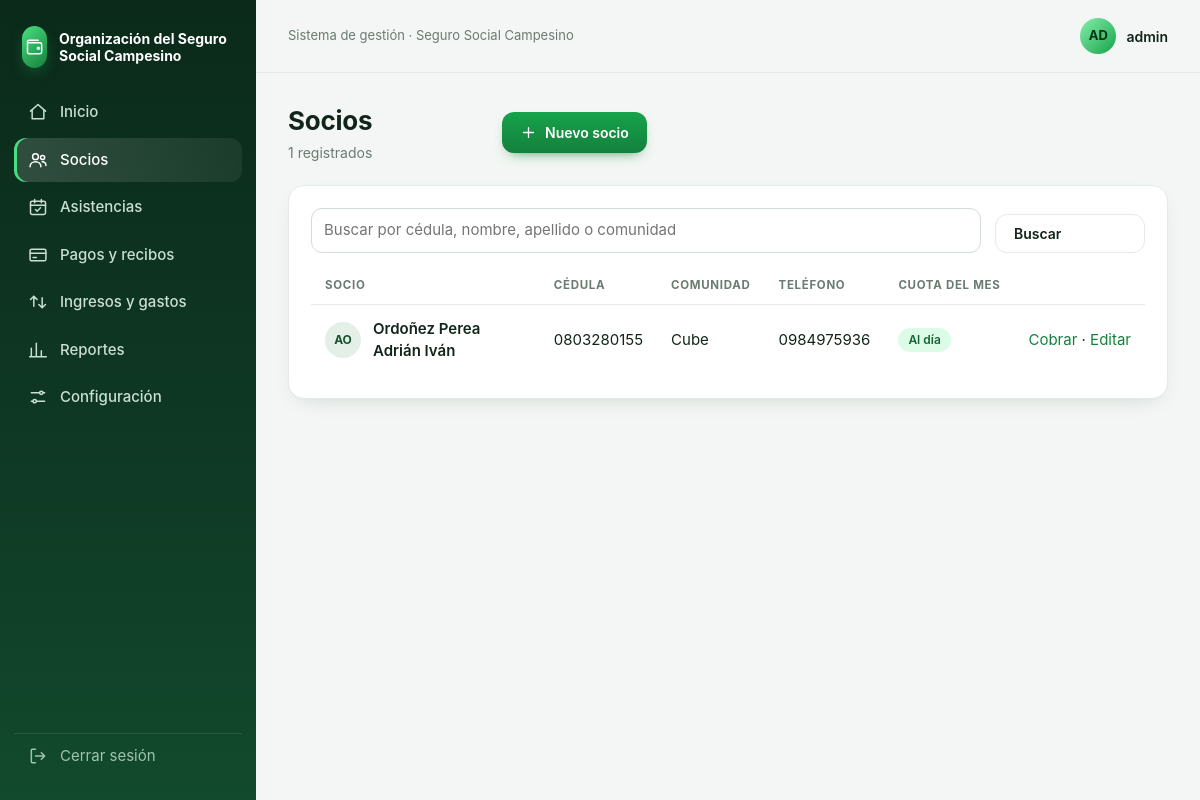
Screenshot of /socios (signed in) with the database file from the repository.
### tables this page shows
CREATE TABLE config (
  clave TEXT PRIMARY KEY,
  valor TEXT NOT NULL
);

CREATE TABLE socios (
  id INTEGER PRIMARY KEY AUTOINCREMENT,
  cedula TEXT UNIQUE NOT NULL,
  nombres TEXT NOT NULL,
  apellidos TEXT NOT NULL,
  telefono TEXT,
  comunidad TEXT,
  fecha_ingreso TEXT,
  estado TEXT NOT NULL DEFAULT 'activo'
);

### app.py (the view)
@app.route("/socios")
@login_required
def socios():
    q = request.args.get("q", "").strip()
    sql = ("SELECT s.*, EXISTS(SELECT 1 FROM pagos p WHERE p.socio_id = s.id AND p.mes = ? "
           "AND p.anulado = 0 AND p.concepto = ?) AS al_dia FROM socios s")
    params = (mes_actual(), CONCEPTO_CUOTA)
    if q:
        sql += " WHERE cedula LIKE ? OR nombres LIKE ? OR apellidos LIKE ? OR comunidad LIKE ?"
        params += (f"%{q}%",) * 4
    sql += " ORDER BY apellidos, nombres"
    return render_template("socios.html", lista=get_db().execute(sql, params).fetchall(), q=q)

### app.py (called while the page is built)
def get_db():
    if "db" not in g:
        g.db = sqlite3.connect(DB_PATH)
        g.db.row_factory = sqlite3.Row
        g.db.execute("PRAGMA foreign_keys = ON")
    return g.db

def cfg(clave):
    r = get_db().execute("SELECT valor FROM config WHERE clave = ?", (clave,)).fetchone()
    return r["valor"] if r else ""

@app.context_processor
def inyectar():
    return {"org": cfg("organizacion")}

def login_required(f):
    @wraps(f)
    def envoltura(*a, **kw):
        if "usuario" not in session:
            return redirect(url_for("login"))
        return f(*a, **kw)
    return envoltura

def mes_actual():
    return date.today().strftime("%Y-%m")

### templates/socios.html (shortened to what this page needs)
{% extends "base.html" %}
{% block content %}
<div class="head">
  <div><h1>Socios</h1><p>{{ lista|length }} registrados</p></div>
  <a class="btn" href="{{ url_for('socio_form') }}"><svg class="ic"><use href="#i-plus"/></svg>Nuevo socio</a>
</div>
<div class="card">
  <form class="row" method="get"><input name="q" value="{{ q }}" placeholder="Buscar por cédula, nombre, apellido o comunidad">
    <button class="btn ghost">Buscar</button></form>
  <div class="wrap"><table class="tbl">
    <thead><tr><th>Socio</th><th>Cédula</th><th>Comunidad</th><th>Teléfono</th><th>Cuota del mes</th><th></th></tr></thead>
    <tbody>
    {% for s in lista %}
    <tr>
      <td><a class="who" href="{{ url_for('socio_detalle', sid=s.id) }}" style="color:inherit"><span class="av">{{ (s.nombres[:1] ~ s.apellidos[:1])|upper }}</span>
        <span><b>{{ s.apellidos }} {{ s.nombres }}</b>{% if s.estado != 'activo' %}<small>Inactivo</small>{% endif %}</span></a></td>
      <td>{{ s.cedula }}</td><td>{{ s.comunidad }}</td><td>{{ s.telefono }}</td>
      <td>{% if s.estado != 'activo' %}<span class="badge gray">—</span>
          {% elif s.al_dia %}<span class="badge ok">Al día</span>{% else %}<span class="badge no">Pendiente</span>{% endif %}</td>
      <td class="r"><a href="{{ url_for('pago_nuevo', socio_id=s.id) }}">Cobrar</a> · <a href="{{ url_for('socio_form', sid=s.id) }}">Editar</a></td>
    </tr>
    {% else %}<tr><td colspan="6" class="vacio">No hay socios registrados.</td></tr>{% endfor %}
    </tbody>
  </table></div>
</div>
{% endblock %}

### templates/base.html (shortened to what this page needs)
<!doctype html>
<html lang="es">
<head>
</head>
<body>
{% if session.usuario %}
{% set ep = request.endpoint %}
{% macro item(eps, url, icon, label) %}<a href="{{ url }}" class="{{ 'act' if request.endpoint in eps }}"><svg class="ic"><use href="#i-{{ icon }}"/></svg>{{ label }}</a>{% endmacro %}
<div class="app">
<aside class="side">
  <div class="brand"><div class="logo"><svg class="ic"><use href="#i-wallet"/></svg></div><span>{{ org }}</span></div>
  <nav>
    {{ item(['inicio'], url_for('inicio'), 'home', 'Inicio') }}
    {{ item(['socios','socio_form','socio_detalle'], url_for('socios'), 'users', 'Socios') }}
    {{ item(['reuniones','reunion'], url_for('reuniones'), 'cal', 'Asistencias') }}
    {{ item(['pagos','pago_nuevo','recibo'], url_for('pagos'), 'card', 'Pagos y recibos') }}
    {{ item(['finanzas'], url_for('finanzas'), 'flow', 'Ingresos y gastos') }}
    {{ item(['reportes'], url_for('reportes'), 'chart', 'Reportes') }}
    {{ item(['configuracion'], url_for('configuracion'), 'set', 'Configuración') }}
  </nav>
  <a class="salir" href="{{ url_for('logout') }}"><svg class="ic"><use href="#i-out"/></svg>Cerrar sesión</a>
</aside>
<div class="main">
  <div class="top">
    <div class="t">Sistema de gestión · Seguro Social Campesino</div>
    <div class="user"><div class="avatar">{{ session.usuario[:2]|upper }}</div>{{ session.usuario }}</div>
  </div>
  <div class="content">
    {% block content %}{% endblock %}
  </div>
</div>
</div>
{% else %}
{% for cat, m in get_flashed_messages(with_categories=true) %}<div class="msg {{ cat }}" style="position:fixed;top:14px;right:14px;z-index:50">{{ m }}</div>{% endfor %}
{% block login %}{% endblock %}
{% endif %}
</body>
</html>

### templates/base.html (style rules this page uses)
:root { --bg:#f3f6f4;--card:#fff;--ink:#12251a;--muted:#6b7a72;--line:#e5ebe7;--brand:#15803d;--brand2:#0f5f2e; --ing:#16a34a;--gas:#e11d48;--warn:#d97706;--r:16px;--sh:0 1px 2px #0b1f1405,0 8px 24px -12px #0b1f142e }
* { box-sizing:border-box }
body { margin:0;background:var(--bg);color:var(--ink);font:15px/1.5 Inter,"Segoe UI",system-ui,-apple-system,Roboto,sans-serif;-webkit-font-smoothing:antialiased }
a { color:var(--brand);text-decoration:none }
h1,h2,h3 { margin:0;letter-spacing:-.01em }
.ic { width:20px;height:20px;fill:none;stroke:currentColor;stroke-width:1.8;stroke-linecap:round;stroke-linejoin:round;flex:none }
.app { display:flex;min-height:100vh }
.side { width:256px;flex:none;background:linear-gradient(180deg,#0b2a1a,#0f3a25 60%,#124a2d);color:#c9e0d1;padding:22px 14px;position:sticky;top:0;height:100vh;display:flex;flex-direction:column;z-index:20 }
.brand { display:flex;gap:12px;align-items:center;padding:4px 8px 22px;color:#fff;font-weight:700;font-size:14px;line-height:1.25 }
.logo { width:42px;height:42px;border-radius:13px;background:linear-gradient(135deg,#4ade80,#15803d);display:grid;place-items:center;color:#fff;box-shadow:0 6px 16px -6px #22c55e99 }
.side nav { flex:1 }
.side nav a { display:flex;gap:12px;align-items:center;padding:11px 14px;border-radius:12px;color:#c9e0d1;font-weight:500;margin-bottom:3px;transition:.15s }
.side nav a.act { background:linear-gradient(90deg,#ffffff26,#ffffff10);color:#fff;box-shadow:inset 3px 0 0 #4ade80 }
.side .salir { display:flex;gap:12px;align-items:center;padding:11px 14px;color:#9fc4ad;border-top:1px solid #ffffff1a;margin-top:10px }
.main { flex:1;min-width:0 }
.top { display:flex;align-items:center;gap:14px;padding:18px 32px;position:sticky;top:0;background:#f3f6f4d9;backdrop-filter:blur(8px);z-index:10;border-bottom:1px solid var(--line) }
.top .t { font-size:13px;color:var(--muted);flex:1 }
.user { display:flex;gap:10px;align-items:center;font-weight:600;font-size:14px }
.avatar { width:36px;height:36px;border-radius:50%;background:linear-gradient(135deg,#86efac,#16a34a);color:#06310f;display:grid;place-items:center;font-weight:700;font-size:13px }
.content { padding:28px 32px 48px;max-width:1240px;overflow-x:hidden }
.head { display:flex;align-items:center;gap:14px;flex-wrap:wrap;margin-bottom:22px }
.head h1 { font-size:26px;flex:1;min-width:200px }
.head p { margin:2px 0 0;color:var(--muted);font-size:14px }
.card { background:var(--card);border:1px solid var(--line);border-radius:var(--r);box-shadow:var(--sh);padding:22px }
.btn { display:inline-flex;align-items:center;gap:8px;background:linear-gradient(180deg,#16a34a,#15803d);color:#fff;border:0;padding:10px 18px;border-radius:12px;font-family:inherit;font-weight:600;font-size:14px;cursor:pointer;box-shadow:0 6px 14px -8px #15803d;transition:.15s }
.btn.ghost { background:#fff;color:var(--ink);border:1px solid var(--line);box-shadow:none }
.btn .ic { width:17px;height:17px }
input,select,textarea { width:100%;padding:10px 12px;border:1px solid #d5ddd8;border-radius:11px;background:#fff;font:inherit;color:var(--ink);margin-bottom:14px;transition:.15s }
.row { display:flex;gap:14px;flex-wrap:wrap;align-items:flex-end }
.row>* { flex:1;min-width:150px }
.row .btn { flex:none;margin-bottom:14px }
.tbl { width:100%;border-collapse:collapse }
.tbl th { font-size:11.5px;text-transform:uppercase;letter-spacing:.06em;color:var(--muted);text-align:left;padding:10px 14px;border-bottom:1px solid var(--line);white-space:nowrap }
.tbl td { padding:13px 14px;border-bottom:1px solid #eef2ef;vertical-align:middle }
.tbl tr:last-child td { border-bottom:0 }
.tbl .r { text-align:right;white-space:nowrap }
.wrap { overflow-x:auto }
.who { display:flex;gap:12px;align-items:center }
.who .av { width:36px;height:36px;border-radius:50%;background:#e4efe8;color:#14532d;display:grid;place-items:center;font-weight:700;font-size:12px;flex:none }
.who b { display:block;font-weight:600;color:var(--ink) }
.badge { display:inline-block;padding:3px 10px;border-radius:99px;font-size:12px;font-weight:600 }
.badge.ok { background:#dcfce7;color:#166534 }

### rows the page displays
config: valor "Organización del Seguro Social Campesino"
socios: nombres+apellidos "AO", apellidos "Ordoñez Perea", nombres "Adrián Iván", cedula "0803280155", comunidad "Cube", telefono "0984975936", estado "Al día"

### other values shown
{{ label }} "Inicio Socios Asistencias Pagos y recibos Ingresos y gastos Reportes Configuración"
{{ session.usuario[:2]|upper }} "AD"
{{ session.usuario }} "admin"
{{ lista|length }} "1"
